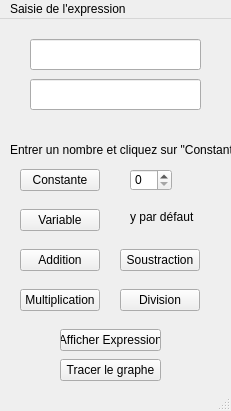
<?xml version="1.0" encoding="UTF-8"?>
<ui version="4.0">
 <class>MainWindow</class>
 <widget class="QMainWindow" name="MainWindow">
  <property name="geometry">
   <rect>
    <x>0</x>
    <y>0</y>
    <width>231</width>
    <height>411</height>
   </rect>
  </property>
  <property name="windowTitle">
   <string>MainWindow</string>
  </property>
  <widget class="QWidget" name="centralwidget">
   <widget class="QPushButton" name="pushButton">
    <property name="geometry">
     <rect>
      <x>20</x>
      <y>150</y>
      <width>80</width>
      <height>22</height>
     </rect>
    </property>
    <property name="text">
     <string>Constante</string>
    </property>
   </widget>
   <widget class="QPushButton" name="pushButton_2">
    <property name="geometry">
     <rect>
      <x>20</x>
      <y>230</y>
      <width>80</width>
      <height>22</height>
     </rect>
    </property>
    <property name="text">
     <string>Addition</string>
    </property>
   </widget>
   <widget class="QPushButton" name="pushButton_3">
    <property name="geometry">
     <rect>
      <x>20</x>
      <y>270</y>
      <width>80</width>
      <height>22</height>
     </rect>
    </property>
    <property name="text">
     <string>Multiplication</string>
    </property>
   </widget>
   <widget class="QPushButton" name="pushButton_4">
    <property name="geometry">
     <rect>
      <x>120</x>
      <y>230</y>
      <width>80</width>
      <height>22</height>
     </rect>
    </property>
    <property name="text">
     <string>Soustraction</string>
    </property>
   </widget>
   <widget class="QPushButton" name="pushButton_5">
    <property name="geometry">
     <rect>
      <x>120</x>
      <y>270</y>
      <width>80</width>
      <height>22</height>
     </rect>
    </property>
    <property name="text">
     <string>Division</string>
    </property>
   </widget>
   <widget class="QPushButton" name="pushButton_6">
    <property name="geometry">
     <rect>
      <x>20</x>
      <y>190</y>
      <width>80</width>
      <height>22</height>
     </rect>
    </property>
    <property name="text">
     <string>Variable</string>
    </property>
   </widget>
   <widget class="QSpinBox" name="spinBox">
    <property name="geometry">
     <rect>
      <x>130</x>
      <y>150</y>
      <width>42</width>
      <height>22</height>
     </rect>
    </property>
   </widget>
   <widget class="QPushButton" name="pushButton_7">
    <property name="geometry">
     <rect>
      <x>60</x>
      <y>340</y>
      <width>101</width>
      <height>22</height>
     </rect>
    </property>
    <property name="text">
     <string>Tracer le graphe</string>
    </property>
   </widget>
   <widget class="QLabel" name="label">
    <property name="geometry">
     <rect>
      <x>130</x>
      <y>190</y>
      <width>71</width>
      <height>16</height>
     </rect>
    </property>
    <property name="text">
     <string>y par défaut</string>
    </property>
   </widget>
   <widget class="QLabel" name="label_2">
    <property name="geometry">
     <rect>
      <x>10</x>
      <y>100</y>
      <width>251</width>
      <height>61</height>
     </rect>
    </property>
    <property name="text">
     <string>Entrer un nombre et cliquez sur &quot;Constante&quot;</string>
    </property>
   </widget>
   <widget class="QPushButton" name="pushButton_8">
    <property name="geometry">
     <rect>
      <x>60</x>
      <y>310</y>
      <width>101</width>
      <height>22</height>
     </rect>
    </property>
    <property name="text">
     <string>Afficher Expression</string>
    </property>
   </widget>
   <widget class="QLineEdit" name="lineEdit">
    <property name="geometry">
     <rect>
      <x>30</x>
      <y>20</y>
      <width>171</width>
      <height>31</height>
     </rect>
    </property>
   </widget>
   <widget class="QLineEdit" name="lineEdit_2">
    <property name="geometry">
     <rect>
      <x>30</x>
      <y>60</y>
      <width>171</width>
      <height>31</height>
     </rect>
    </property>
   </widget>
  </widget>
  <widget class="QMenuBar" name="menubar">
   <property name="geometry">
    <rect>
     <x>0</x>
     <y>0</y>
     <width>231</width>
     <height>21</height>
    </rect>
   </property>
   <widget class="QMenu" name="menuSaisie_de_l_expression">
    <property name="title">
     <string>Saisie de l'expression </string>
    </property>
   </widget>
   <addaction name="menuSaisie_de_l_expression"/>
  </widget>
  <widget class="QStatusBar" name="statusbar"/>
 </widget>
 <resources/>
 <connections/>
</ui>
